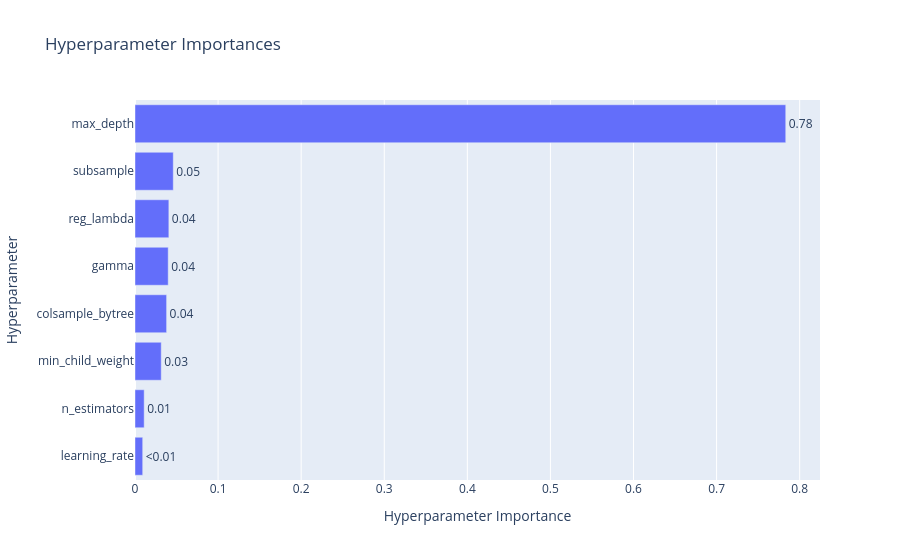

Source (notebook cell):
### Code cell
fig_importance.show()

### Figure 1 — Plotly figure (JSON) as saved in the notebook; plotly's stock layout.template omitted (floating-point values rounded to 4 significant figures)
{"data": [{"cliponaxis": false, "hovertemplate": ["learning_rate (FloatDistribution): 0.009268584409260698<extra></extra>", "n_estimators (IntDistribution): 0.011054734891417362<extra></extra>", "min_child_weight (IntDistribution): 0.031587239778280235<extra></extra>", "colsample_bytree (FloatDistribution): 0.03805736079004125<extra></extra>", "gamma (FloatDistribution): 0.03997034823109457<extra></extra>", "reg_lambda (FloatDistribution): 0.04074882374881341<extra></extra>", "subsample (FloatDistribution): 0.04606613511910693<extra></extra>", "max_depth (IntDistribution): 0.7832467730319856<extra></extra>"], "name": "Objective Value", "orientation": "h", "text": ["<0.01", "0.01", "0.03", "0.04", "0.04", "0.04", "0.05", "0.78"], "textposition": "outside", "type": "bar", "x": [0.009269, 0.01105, 0.03159, 0.03806, 0.03997, 0.04075, 0.04607, 0.7832], "y": ["learning_rate", "n_estimators", "min_child_weight", "colsample_bytree", "gamma", "reg_lambda", "subsample", "max_depth"]}], "layout": {"title": {"text": "Hyperparameter Importances"}, "xaxis": {"title": {"text": "Hyperparameter Importance"}}, "yaxis": {"title": {"text": "Hyperparameter"}}}}
